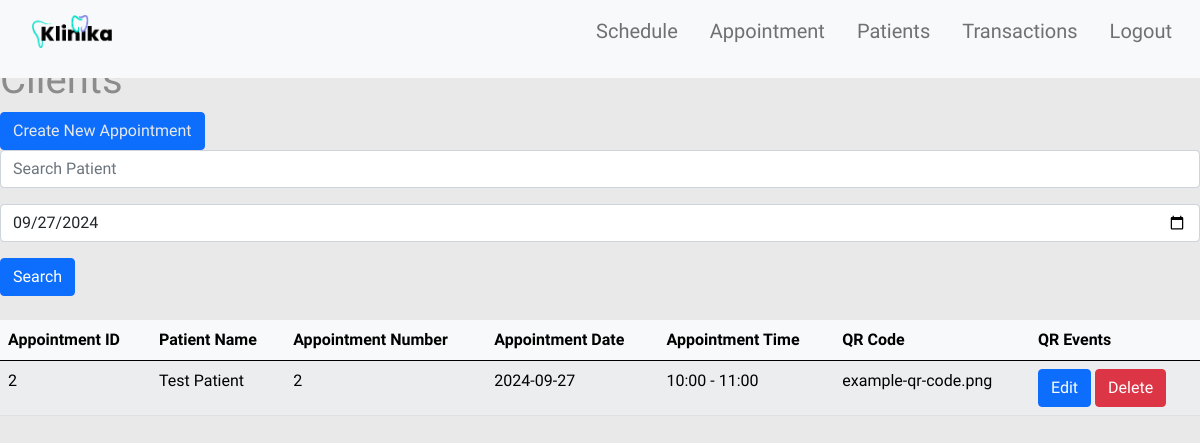
/appointment.php?scheduledate=2024-09-27, run on an earlier commit of the app's database.
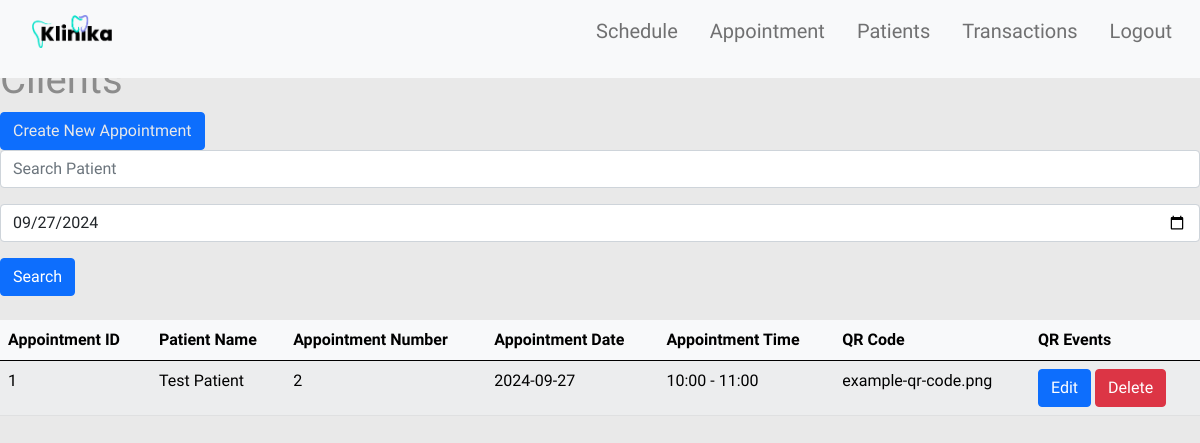
And on a later commit of the database.
### tables this page shows
CREATE TABLE IF NOT EXISTS `appointment` (
  `appoid` int(11) NOT NULL AUTO_INCREMENT,
  `pid` int(10) DEFAULT NULL,
  `apponum` int(3) DEFAULT NULL,
  `appodate` date DEFAULT NULL,
  `start_time` TIME,
  `end_time` TIME,
  `servid` int(11) NOT NULL,
  `qr_code` VARCHAR(255),
  PRIMARY KEY (`appoid`),
  KEY `pid` (`pid`)
);

CREATE TABLE IF NOT EXISTS `patient` (
  `pid` int(11) NOT NULL AUTO_INCREMENT,
  `pemail` varchar(255) DEFAULT NULL,
  `pname` varchar(255) DEFAULT NULL,
  `ppassword` varchar(255) DEFAULT NULL,
  `paddress` varchar(255) DEFAULT NULL,
  `pdob` date DEFAULT NULL,  
  `ptel` varchar(15) DEFAULT NULL,  
  PRIMARY KEY (`pid`)
);

### appointment.php (the view, shortened to what this page needs)
<?php
include('partials/header.php');
include('config/connection.php');
 ?>
<div class="">
    <h1 class="white-text">Clients</h1>
    <div class="app-buttons">
        <button class="btn btn-primary">
            <a href="add-appointment.php">Create New Appointment</a>
        </button>
        <form action="" method="GET">
            <div class="input-group mb-3">
                <input type="text" name="search" class="form-control" placeholder="Search Patient" value="<?php echo isset($_GET['search']) ? $_GET['search'] : ''; ?>">
            </div>
            <div class="input-group mb-3">
                <input type="date" name="scheduledate" class="form-control" value="<?php echo isset($_GET['scheduledate']) ? $_GET['scheduledate'] : ''; ?>">
            </div>
            <button type="submit" class="btn btn-primary">Search</button>
        </form>
    </div>
    <br>
    <table class="table table-striped table-light">
    <thead>
        <tr>
        <th scope="col">Appointment ID</th>
        <th scope="col">Patient Name</th>
        <th scope="col">Appointment Number</th>
        <th scope="col">Appointment Date</th>
        <th scope="col">Appointment Time</th>
        <th scope="col">QR Code</th>
        <th scope="col">QR Events</th>
        </tr>
    </thead>
    <tbody>
        <?php
            $scheduledate = isset($_GET['scheduledate']) ? $_GET['scheduledate'] : '';
            $sql = "SELECT appointment.appoid, appointment.pid, appointment.apponum, appointment.appodate, appointment.start_time, appointment.end_time, appointment.qr_code, patient.pname
                    FROM appointment
                    JOIN patient ON appointment.pid = patient.pid";
            $conditions = array();
            if (!empty($scheduledate)) {
                $conditions[] = "appointment.appodate = '$scheduledate'";
            }
            if (count($conditions) > 0) {
                $sql .= " WHERE " . implode(' AND ', $conditions);
            }
            $sql .= " ORDER BY appointment.appodate ASC";
            $res = $database->query($sql);
            if ($res == TRUE) {
                $count = mysqli_num_rows($res);
                if ($count > 0) {
                    while ($rows = mysqli_fetch_assoc($res)) {
                        $appoid = $rows["appoid"];
                        $apponum = $rows["apponum"];
                        $appodate = $rows["appodate"];
                        $formatted_start_time = date('H:i', strtotime($rows['start_time']));
                        $formatted_end_time = date('H:i', strtotime($rows['end_time']));
                        $qrcode = $rows["qr_code"];
                        $pname = $rows["pname"];
                        ?>
                        <tr>
                            <td><?php echo $appoid; ?></td>
                            <td><?php echo $pname; ?></td>
                            <td><?php echo $apponum; ?></td>
                            <td><?php echo $appodate; ?></td>
                            <td><?php echo $formatted_start_time; ?> - <?php echo $formatted_end_time; ?></td>
                            <td><?php echo $qrcode; ?></td>
                            <td>
                                <button class="btn btn-primary" href="edit-appointment.php?id=<?php echo $id; ?>" >Edit</button>
                                <button class="btn btn-danger" href="delete-appointment.php?id=<?php echo $id; ?>" >Delete</button>
                            </td>
                        </tr>
                        <?php
                    }
                } else {
                    echo "<tr><td colspan='6' class='text-center'>No appointments found for the given criteria.</td></tr>";
                }
            } else {
                echo "<h2 class='white-text'> Query failed. </h2>";
            }
        ?>
    </tbody>
    </table>
</div>
<?php
include('partials/footer.php');
 ?>

### partials/header.php (shortened to what this page needs)
<!DOCTYPE html>
<html lang="en">
<head>
    <link rel="stylesheet" href="css/bootstrap.min.css">
    <link rel="stylesheet" href="css/styles.css">
</head>
<body>
<nav class="navbar navbar-expand-lg navbar-light bg-light fixed-top pt-2 py-4">
    <div class="container-fluid">
        <div class="collapse navbar-collapse" id="navbarNavAltMarkup">
            <a class="navbar-brand" href="#main"><img src="img/png-icons/logo.png" loading="lazy" class="nav-logo" alt="Allen Logo"></a>
            <ul class="navbar-nav ms-auto">
                <li class="nav-item mx-2"><a href="#about" class="nav-link">Schedule</a></li>
                <li class="nav-item mx-2"><a href="appointment.php" class="nav-link">Appointment</a></li>
                <li class="nav-item mx-2"><a href="patients.php" class="nav-link">Patients</a></li>
                <li class="nav-item mx-2"><a href="#skills" class="nav-link">Transactions</a></li>
                <li class="nav-item mx-2"><a href="#contact" class="nav-link">Logout</a></li>
            </ul>
        </div>
    </div>
</nav>

### partials/footer.php (shortened to what this page needs)
</body>
</html>

### css/styles.css (style rules this page uses)
:root { --font-light: 400; --font-regular: 500; --font-semibold: 700; --font-bold: 900; }
body { font-family: 'Work Sans', sans-serif; height: 100vh; margin: 0; padding-top: 56px; background-color: #e9e9e9; color: #8c8c8c; }
a { text-decoration: none; color: #e9e9e9; }
.navbar { font-weight: var(--font-regular); font-size: 1.25rem; }
.nav-logo { width: 5rem; height: auto; margin-left: 20px; }

What changed in the data, as far as the page shows it:
removed appointment: appoid "2", pid.pname "Test Patient", apponum "2", appodate "2024-09-27", start_time "10:00", end_time "11:00", qr_code "example-qr-code.png"
now on this page (row edited): appointment: appoid "1", pid.pname "Test Patient", apponum "2", appodate "2024-09-27", start_time "10:00", end_time "11:00", qr_code "example-qr-code.png"
